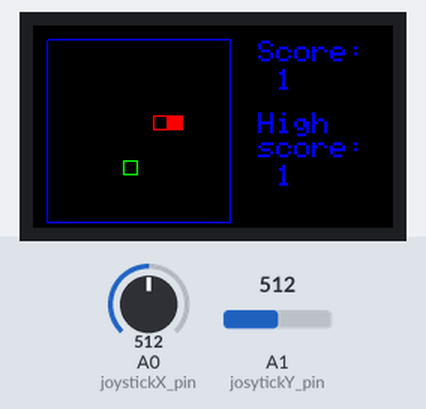
A sketch run on a simulated Arduino Uno, built with avr-gcc and run on an emulated ATmega328P. Parts: 240×135 colour display. The test bench sets the inputs (shaded band); at power-on: A1 (josytickY_pin) = 512, A0 (joystickX_pin) = 512. Random numbers use the default seed unless the sketch sets one.

Above: at 1.3 s.
1.4 s: A1 (josytickY_pin) set to 930
At 1.62 s:
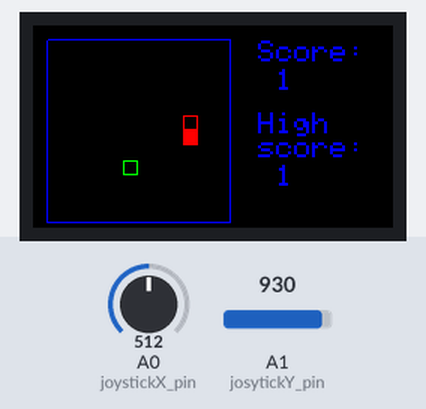
3.0 s: A0 (joystickX_pin) set to 930
At 3.13 s:
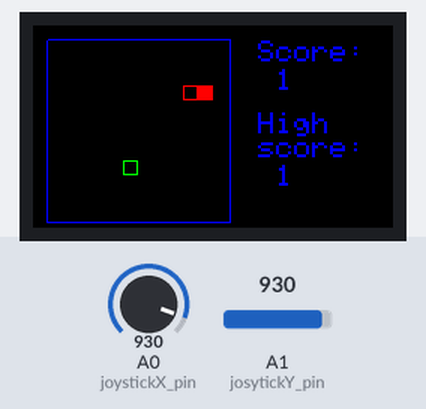
4.5 s: A0 (joystickX_pin) set to 910
At 4.64 s:
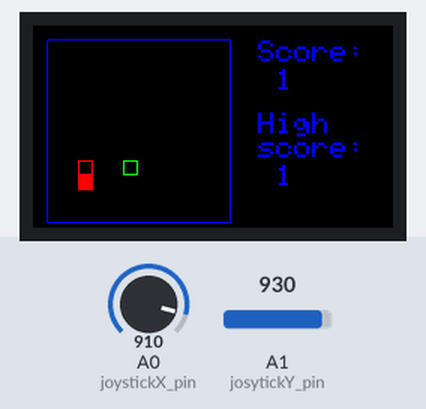
6.0 s: A0 (joystickX_pin) set to 1023
At 6.15 s:
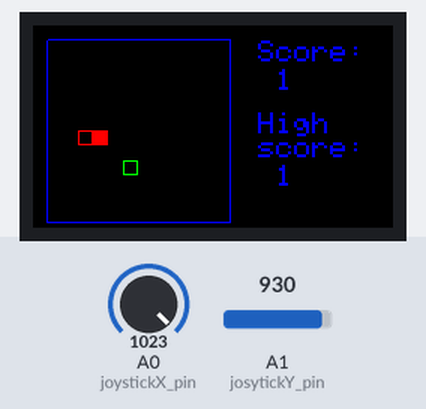
7.5 s: A1 (josytickY_pin) set to 910
At 7.81 s:
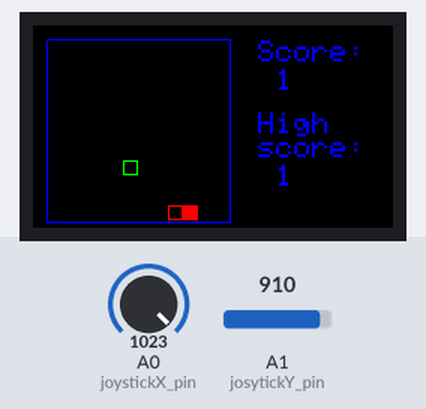
9.2 s: A1 (josytickY_pin) set to 1023
At 9.62 s:
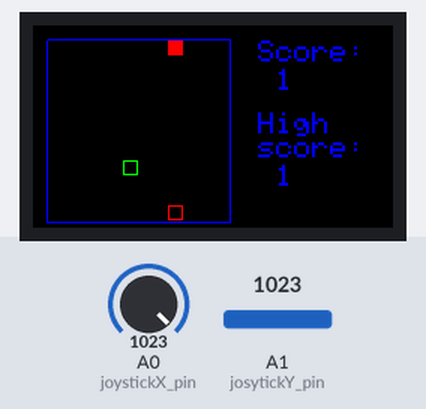

The sketch:

code.ino
```cpp
// **** SCREEN ****
#include <Adafruit_GFX.h>     // Core graphics library
#include <Adafruit_ST7789.h>  // Hardware-specific library for ST7789
#include <SPI.h>

#define TFT_CS 10
#define TFT_RST -1
#define TFT_DC 8

Adafruit_ST7789 tft = Adafruit_ST7789(TFT_CS, TFT_DC, TFT_RST);

// **** Joystick ****
#define joystickX_pin A0
#define josytickY_pin A1
#define joystickButton_pin 2

int joystickX;
int joystickY;
int josytickButton;

// *** IR Remote ***
#include <IRremote.h>  // V2.8.0

#define irUpVal 16718055 // this is 2 on my remote
#define irRightVal 16734885 // 6 on my remote
#define irDownVal 16730805 // 8
#define irLeftVal 16716015 // 4

const int RECV_PIN = 7;
IRrecv irrecv(RECV_PIN);
decode_results irResults;
uint32_t irValidCode;

// *** Snake  ***
#define snakeMaxSize 100
#define snakeMinSize 1

typedef struct Snake;
struct Snake {
  bool alive;
  int head[2];
  int body[snakeMaxSize][2];
  int currentLength;
  int direction[2];
  int prevDirection[2];  // Used to allow the player to change direction between "frames" / updates, making the game feel more responsive
};

typedef struct Fruit;
struct Fruit {
  int xCoord;
  int yCoord;
};

int cellSize = 10;
int gridX = 240 / cellSize;
int gridY = 135 / cellSize;

int playAreaMaxX = gridY - 1;
int playAreaMinX = 1;
int playAreaMaxY = gridY - 1;
int playAreaMinY = 1;

int scoreTextCursorX = playAreaMaxX * cellSize + cellSize * 3;
int scoreTextCursorY = cellSize;
int currentScore = 0;
int prevScore = 0;

int highScoreTextCursorX = 0;
int highScoreTextCursorY = 0;
int highScore = 0;

int ySpawn = (gridY / 2);
Snake snake = { true, { 1, ySpawn }, { { 1, ySpawn } }, snakeMinSize, { 1, 0 }, { 1, 0 } };  //Initialize snake object
Fruit fruit = { playAreaMaxX / 2, playAreaMaxY / 2 };

bool directionLock = true;
long currentMillis = 0;
long lastUpdate = 0;
int updateIntervalMs = 150;

void setup() {
  Serial.begin(9600);

  // Joystick setup
  pinMode(joystickButton_pin, INPUT);
  digitalWrite(joystickButton_pin, HIGH);

  // Screen setup
  tft.init(135, 240);
  tft.fillScreen(ST77XX_BLACK);
  tft.setRotation(1);

  // IR remote setup
  irrecv.enableIRIn();
  irrecv.blink13(true);

  // Snake game setup
  setupGameAreaBorder();
  setupScoreAndHighscore();
}


void loop() {
  currentMillis = millis();
  joystickX = analogRead(joystickX_pin);
  joystickY = analogRead(josytickY_pin);
  // josytickButton = digitalRead(joystickButton_pin); Not really used

  if (irrecv.decode(&irResults)) {
    uint32_t val = irResults.value;
    // Check if the value given is one of our "valid" move values, no point saving if it isn't.
    if (val == irUpVal || val == irRightVal || val == irDownVal || val == irLeftVal) {
      irValidCode = val;
    }
    irrecv.resume();
  }

  if ((joystickX < 100 && snake.direction[0] == 0 || irValidCode == irLeftVal) && snake.prevDirection[0] != 1) {
    // Go left
    snake.direction[0] = -1;
    snake.direction[1] = 0;
  } else if ((joystickX > 920 && snake.direction[0] == 0 || irValidCode == irRightVal) && snake.prevDirection[0] != -1) {
    // Go right
    snake.direction[0] = 1;
    snake.direction[1] = 0;
  } else if ((joystickY < 100 && snake.direction[1] == 0 || irValidCode == irUpVal) && snake.prevDirection[1] != 1) {
    // Go "up" (it's screen coordinate system, so 0,0 starts in the upper left)
    snake.direction[0] = 0;
    snake.direction[1] = -1;
  } else if ((joystickY > 920 && snake.direction[1] == 0 || irValidCode == irDownVal) && snake.prevDirection[1] != -1) {
    // Go down
    snake.direction[0] = 0;
    snake.direction[1] = 1;
  }

  if (currentMillis - lastUpdate > updateIntervalMs) {
    lastUpdate = currentMillis;
    irValidCode = 0; // reset the IR code
    if (snake.alive == true) {
      snake.prevDirection[0] = snake.direction[0];
      snake.prevDirection[1] = snake.direction[1];

      snake.head[0] += snake.direction[0];
      snake.head[1] += snake.direction[1];

      // Looping borders
      if (snake.head[0] < playAreaMinX) {
        snake.head[0] = playAreaMaxX;
      } else if (snake.head[0] > playAreaMaxX) {
        snake.head[0] = playAreaMinX;
      } else if (snake.head[1] < playAreaMinY) {
        snake.head[1] = playAreaMaxY;
      } else if (snake.head[1] > playAreaMaxY) {
        snake.head[1] = playAreaMinY;
      }

      // check if snake eats fruit
      if (snake.head[0] == fruit.xCoord && snake.head[1] == fruit.yCoord) {
        snake.currentLength++;
        currentScore++;

        // "Spawn" new fruit
        /** TODO: Prevent fruit from spawning inside the snake */
        fruit.xCoord = (int)random(playAreaMinX + 1, playAreaMaxX - 1);
        fruit.yCoord = (int)random(playAreaMinY + 1, playAreaMaxY - 1);

        writeScore(currentScore, prevScore);
        prevScore = currentScore;

        if (highScore < currentScore) {
          writeHighscore(currentScore, highScore);
          highScore = currentScore;
        }
      } else {
        // Left shift snake.body array, essentially making every segment follow the head
        for (int i = 0; i < snake.currentLength; i++) {
          snake.body[i][0] = snake.body[i + 1][0];
          snake.body[i][1] = snake.body[i + 1][1];
        }
      }

      // Add the head to the snake body
      snake.body[snake.currentLength][0] = snake.head[0];
      snake.body[snake.currentLength][1] = snake.head[1];

      // check if snake eats itself (cannot eat itself with less than 3 segments)
      for (int i = 1; i < snake.currentLength - 3; i++) {
        if (snake.head[0] == snake.body[i][0] && snake.head[1] == snake.body[i][1]) {
          snake.alive = false;
        }
      }

      // remove the old tail from the screen
      tft.drawRect(snake.body[0][0] * cellSize, snake.body[0][1] * cellSize, cellSize, cellSize, ST77XX_BLACK);
      tft.fillRect(snake.body[0][0] * cellSize, snake.body[0][1] * cellSize, cellSize, cellSize, ST77XX_BLACK);

      // draw the head
      tft.drawRect(snake.head[0] * cellSize, snake.head[1] * cellSize, cellSize, cellSize, ST77XX_RED);
      tft.fillRect(snake.head[0] * cellSize, snake.head[1] * cellSize, cellSize, cellSize, ST77XX_RED);

      // draw the "neck"
      if (1 < snake.currentLength) {
        tft.fillRect(snake.body[snake.currentLength - 1][0] * cellSize, snake.body[snake.currentLength - 1][1] * cellSize, cellSize, cellSize, ST77XX_BLACK);
        tft.drawRect(snake.body[snake.currentLength - 1][0] * cellSize, snake.body[snake.currentLength - 1][1] * cellSize, cellSize, cellSize, ST77XX_RED);
      }

      // draw the fruit
      tft.drawRect(fruit.xCoord * cellSize, fruit.yCoord * cellSize, cellSize, cellSize, ST77XX_GREEN);

    } else if (snake.alive == false) {
      tft.fillRect(snake.body[snake.currentLength - 1][0] * cellSize, snake.body[snake.currentLength - 1][1] * cellSize, cellSize, cellSize, ST77XX_BLACK);
      snake.currentLength--;

      if (snake.currentLength < 0) {
        prevScore = currentScore;
        currentScore = 0;

        snake.head[0] = 0;
        snake.head[1] = ySpawn;
        snake.currentLength = snakeMinSize;
        for (int i = 0; i < snake.currentLength + 1; i++) {
          snake.body[i][0] = -1;
          snake.body[i][1] = -1;
        }

        snake.alive = true;
      }
    }
  }
}

void setupGameAreaBorder() {
  // Horizontal game area lines
  tft.drawLine(playAreaMinX * cellSize - 1, playAreaMinY + cellSize - 2, playAreaMaxX * cellSize + cellSize + 1, playAreaMinY + cellSize - 2, ST77XX_BLUE);
  tft.drawLine(playAreaMinX * cellSize - 1, playAreaMaxY * cellSize + cellSize + 1, playAreaMaxX * cellSize + cellSize + 1, playAreaMaxY * cellSize + cellSize + 1, ST77XX_BLUE);

  // Vertical game area lines
  tft.drawLine(playAreaMinX + cellSize - 2, playAreaMinY * cellSize, playAreaMinX + cellSize - 2, (playAreaMaxY * cellSize) + cellSize + 1, ST77XX_BLUE);
  tft.drawLine((playAreaMaxX * cellSize) + cellSize + 1, playAreaMinY * cellSize, (playAreaMaxX * cellSize) + cellSize + 1, (playAreaMaxY * cellSize) + cellSize + 1, ST77XX_BLUE);
}

void setupScoreAndHighscore() {
  tft.setCursor(scoreTextCursorX, scoreTextCursorY);
  tft.setTextSize(2);
  tft.setTextColor(ST77XX_BLUE);
  tft.print("Score:");

  tft.println();
  tft.println();
  tft.println();

  tft.setCursor(scoreTextCursorX, tft.getCursorY());
  tft.println("High");
  tft.setCursor(scoreTextCursorX, tft.getCursorY());
  highScoreTextCursorX = tft.getCursorX();
  tft.print("score:");

  highScoreTextCursorY = tft.getCursorY();
}

void writeScore(int newScore, int prevScore) {
  // remove the prev score
  tft.setCursor(scoreTextCursorX, scoreTextCursorY);
  tft.setTextColor(ST77XX_BLACK);
  tft.println();
  tft.setCursor(scoreTextCursorX, tft.getCursorY() + 3);
  tft.print(" ");
  tft.print(prevScore);

  // write the new score
  tft.setCursor(scoreTextCursorX, scoreTextCursorY);
  tft.setTextColor(ST77XX_BLUE);
  tft.println();
  tft.setCursor(scoreTextCursorX, tft.getCursorY() + 3);
  tft.print(" ");
  tft.print(newScore);
}

void writeHighscore(int newHighScore, int prevHighScore) {
  tft.setCursor(highScoreTextCursorX, highScoreTextCursorY);
  tft.setCursor(highScoreTextCursorX, highScoreTextCursorY);
  tft.setTextColor(ST77XX_BLACK);
  tft.println();
  tft.setCursor(highScoreTextCursorX, tft.getCursorY() + 3);
  tft.print(" ");
  tft.print(prevHighScore);

  tft.setCursor(highScoreTextCursorX, highScoreTextCursorY);
  tft.setCursor(highScoreTextCursorX, highScoreTextCursorY);
  tft.setTextColor(ST77XX_BLUE);
  tft.println();
  tft.setCursor(highScoreTextCursorX, tft.getCursorY() + 3);
  tft.print(" ");
  tft.print(newHighScore);
}

void debugJoystick() {
  Serial.print("x: ");
  Serial.print(joystickX);

  Serial.print(" y: ");
  Serial.print(joystickY);

  Serial.print(" click: ");
  Serial.print(josytickButton);

  Serial.println();
}
```
